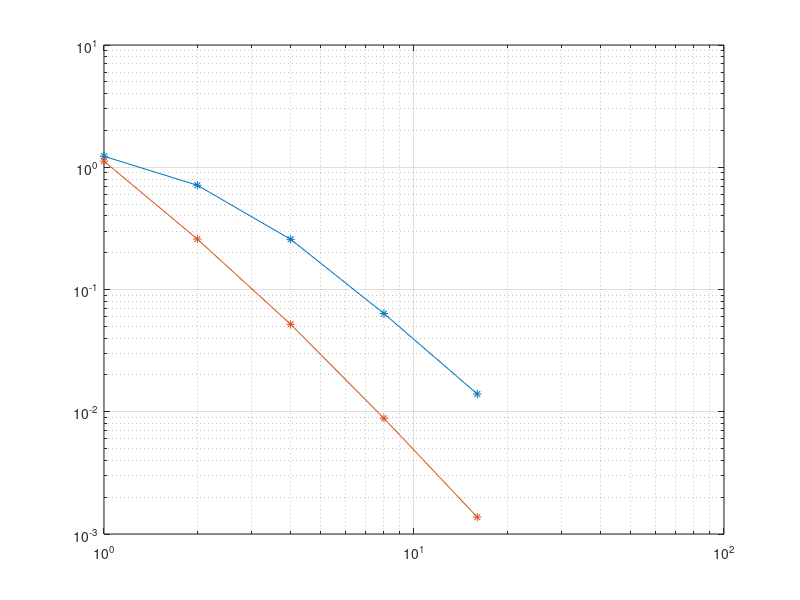

Write MATLAB code to recreate this figure.
close all;
clear all;

%% l2 [Order][Mesh]

%% Sin(10x) + Sin(10y) + Sin(10z)

l2 = ...
    [...
        +1.229975e+00 , +7.127187e-01 , +2.574109e-01 , +6.358030e-02 , +1.398086e-02 ; ...
        +1.121877e+00 , +2.585136e-01 , +5.192648e-02 , +8.839964e-03 , +1.373343e-03 ; ...
    ];


h = [1, 1/2, 1/4, 1/8, 1/16];
p = [1:2];

P = size(p, 2);
H = size(h, 2);

delta = zeros(P, H - 1);

for i = 1:H-1
    delta(:, i) = ...
        (log10(l2(:, i + 1)) - log10(l2(:, i))) / ...
        (log10(1/h(i + 1))   - log10(1/h(i)));
end

delta

figure;
loglog(1./h, l2, '-*');
grid;
